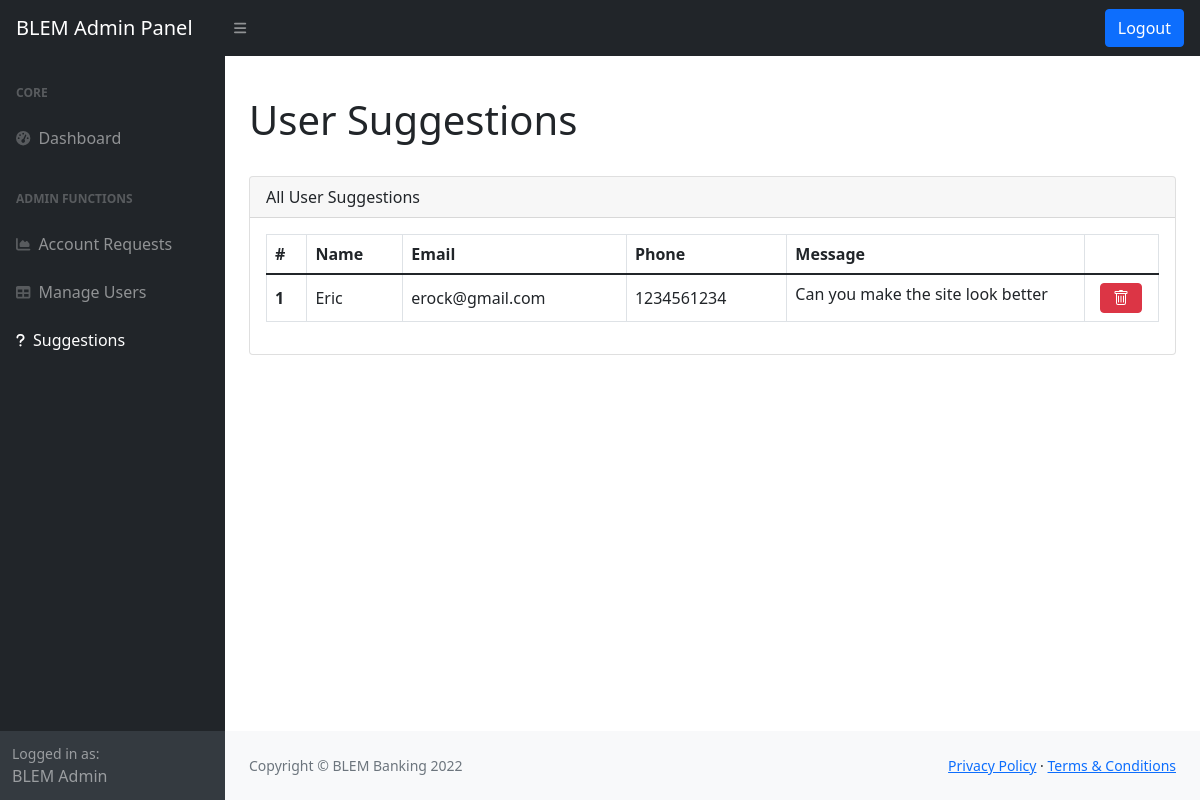
The page /pages/admin_pages/suggestions.php (signed in) on the database its author committed.
### tables this page shows
CREATE TABLE `suggestion` (
  `ID` int(11) NOT NULL,
  `name` varchar(255) NOT NULL,
  `email` varchar(255) NOT NULL,
  `phone` varchar(255) NOT NULL,
  `message` varchar(255) NOT NULL
);

### pages/admin_pages/suggestions.php (the view, shortened to what this page needs)
<?php
  include "../../lib/admin_request_handler.php";
?>
<html lang="en">
  <head>
    <link href="https://cdn.jsdelivr.net/npm/simple-datatables@latest/dist/style.css" rel="stylesheet" />
    <link href="../../styles/admin_styles.css" rel="stylesheet" />
  </head>
    <body class="sb-nav-fixed">
      <nav class="sb-topnav navbar navbar-expand navbar-dark bg-dark">
          <a class="navbar-brand ps-3" href="index.html">BLEM Admin Panel</a>
          <button class="btn btn-link btn-sm order-1 order-lg-0 me-4 me-lg-0" id="sidebarToggle" href="#!"><i class="fas fa-bars"></i></button>
          <form class="d-none d-md-inline-block form-inline ms-auto me-0 me-md-3 my-2 my-md-0" action="" method="post">
            <button name="logout" class="btn btn-primary form-inline my-2 my-lg-0">
              Logout
            </button>
          </form>
      </nav>
      <div id="layoutSidenav">
          <div id="layoutSidenav_nav">
              <nav class="sb-sidenav accordion sb-sidenav-dark" id="sidenavAccordion">
                  <div class="sb-sidenav-menu">
                      <div class="nav">
                          <div class="sb-sidenav-menu-heading">Core</div>
                          <a class="nav-link" href="admin_homepage.php">
                              <div class="sb-nav-link-icon"><i class="fas fa-tachometer-alt"></i></div>
                              Dashboard
                          </a>
                          <div class="sb-sidenav-menu-heading">Admin Functions</div>
                          <a class="nav-link" href="account_requests.php">
                              <div class="sb-nav-link-icon"><i class="fas fa-chart-area"></i></div>
                              Account Requests
                          </a>
                          <a class="nav-link" href="admin_manage.php">
                              <div class="sb-nav-link-icon"><i class="fas fa-table"></i></div>
                              Manage Users
                          </a>
                          <a class="nav-link active" href="suggestions.php">
                              <div class="sb-nav-link-icon"><i class="fas fa-question"></i></div>
                              Suggestions
                          </a>
                      </div>
                  </div>
                  <div class="sb-sidenav-footer">
                      <div class="small">Logged in as:</div>
                      BLEM Admin
                  </div>
              </nav>
          </div>
          <div id="layoutSidenav_content">
              <main>
                  <div class="container-fluid px-4">
                      <div class="p-2">
                      </div>
                      <h1 class="mt-4">User Suggestions</h1>
                      <div class="card mb-4">
                          <div class="card-header">
                          All User Suggestions
                          </div>
                          <div class="card-body">
                              <?php
                                $query = "SELECT * FROM `suggestion`";
                                $result = $db->query($query);
                                if ($result->num_rows == 0) {
                                  echo '<div class="no-requests">';
                                  echo '<h3 class="display-4" style="text-align: center;">No user suggestions at this time.</h3>';
                                  echo '</div>';
                                }else{
                                  echo '<table class="table table-bordered">';
                                  echo '<thead>';
                                  echo '<tr>';
                                  echo '<th class="align-middle" scope="col">#</th>';
                                  echo '<th class="align-middle" scope="col">Name</th>';
                                  echo '<th class="align-middle" scope="col">Email</th>';
                                  echo '<th class="align-middle" scope="col">Phone</th>';
                                  echo '<th class="align-middle" scope="col">Message</th>';
                                  echo '<th class="align-middle" scope="col"></th>';
                                  echo '</tr>';
                                  echo '</thead>';
                                  echo '<tbody>';
                                  $count = 1;
                                  while ($row = $result->fetch_assoc()) {
                                    echo '<tr>';
                                    echo '<form action="" method="post">';
                                    echo '<th class="align-middle" scope="row">'.$count.'</th>';
                                    echo '<td class="align-middle">'.openssl_decrypt($row['name'], $_SESSION['ciphering'], $_SESSION['key'], $_SESSION['options'], $_SESSION['encryption_iv']).'</td>';
                                    echo '<td class="align-middle">'.openssl_decrypt($row['email'], $_SESSION['ciphering'], $_SESSION['key'], $_SESSION['options'], $_SESSION['encryption_iv']).'</td>';
                                    echo '<td class="align-middle">'.openssl_decrypt($row['phone'], $_SESSION['ciphering'], $_SESSION['key'], $_SESSION['options'], $_SESSION['encryption_iv']).'</td>';
                                    echo '<td class="col-md-4 col-md-4-5">'.openssl_decrypt($row['message'], $_SESSION['ciphering'], $_SESSION['key'], $_SESSION['options'], $_SESSION['encryption_iv']).'</td>';
                                    echo '<td class="col-1">';
                                    echo '<center>';
                                    echo '<button name="remove_suggestion" class="btn btn-danger form-inline">';
                                    echo '</button>';
                                    echo '</td>';
                                    echo '</form>';
                                    echo '</tr>';
                                    $count++;
                                  }
                                  echo '</tbody>';
                                  echo '</table>';
                                }
                              ?>
                          </div>
                      </div>
                  </div>
              </main>
              <footer class="py-4 bg-light mt-auto">
                  <div class="container-fluid px-4">
                      <div class="d-flex align-items-center justify-content-between small">
                          <div class="text-muted">Copyright &copy; BLEM Banking 2022</div>
                          <div>
                              <a href="#">Privacy Policy</a>
                              &middot;
                              <a href="#">Terms &amp; Conditions</a>
                          </div>
                      </div>
                  </div>
              </footer>
          </div>
      </div>
  </body>
</html>

### rows shown on the page
suggestion: name "Eric", email "erock@gmail.com", phone "1234561234", message "Can you make the site look better"
